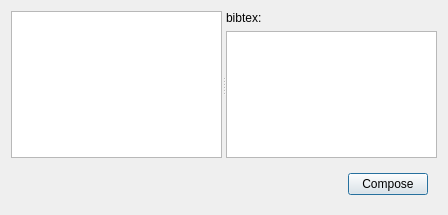
<?xml version="1.0" encoding="UTF-8"?>
<ui version="4.0">
 <class>BibtexComposerDialog</class>
 <widget class="QDialog" name="BibtexComposerDialog">
  <property name="geometry">
   <rect>
    <x>0</x>
    <y>0</y>
    <width>448</width>
    <height>215</height>
   </rect>
  </property>
  <property name="windowTitle">
   <string>bibtex compose</string>
  </property>
  <layout class="QVBoxLayout" name="verticalLayout_2">
   <item>
    <widget class="QSplitter" name="splitter">
     <property name="sizePolicy">
      <sizepolicy hsizetype="Expanding" vsizetype="Expanding">
       <horstretch>0</horstretch>
       <verstretch>0</verstretch>
      </sizepolicy>
     </property>
     <property name="orientation">
      <enum>Qt::Horizontal</enum>
     </property>
     <widget class="AMTTableWidget" name="tableView"/>
     <widget class="QWidget" name="widget" native="true">
      <layout class="QVBoxLayout" name="verticalLayout">
       <item>
        <widget class="QLabel" name="bibtexLabel">
         <property name="text">
          <string>bibtex:</string>
         </property>
        </widget>
       </item>
       <item>
        <widget class="QTextEdit" name="bibtexTextEdit"/>
       </item>
      </layout>
     </widget>
    </widget>
   </item>
   <item>
    <widget class="QWidget" name="fileWidget" native="true">
     <property name="sizePolicy">
      <sizepolicy hsizetype="Preferred" vsizetype="Minimum">
       <horstretch>0</horstretch>
       <verstretch>0</verstretch>
      </sizepolicy>
     </property>
     <layout class="QHBoxLayout" name="horizontalLayout_2">
      <item>
       <widget class="AMTBibtexFileOutput" name="bibtexFileInput" native="true">
        <property name="sizePolicy">
         <sizepolicy hsizetype="Expanding" vsizetype="Minimum">
          <horstretch>0</horstretch>
          <verstretch>0</verstretch>
         </sizepolicy>
        </property>
       </widget>
      </item>
      <item>
       <widget class="QPushButton" name="composeButton">
        <property name="text">
         <string>Compose</string>
        </property>
       </widget>
      </item>
     </layout>
    </widget>
   </item>
  </layout>
  <action name="actionRemoveEntry">
   <property name="text">
    <string>remove entry</string>
   </property>
   <property name="shortcut">
    <string>Del</string>
   </property>
  </action>
 </widget>
 <customwidgets>
  <customwidget>
   <class>AMTTableWidget</class>
   <extends>QTableView</extends>
   <header>amt/views/customWidgets/amttable</header>
  </customwidget>
  <customwidget>
   <class>AMTBibtexFileOutput</class>
   <extends>QWidget</extends>
   <header>amt/views/customWidgets/amtinputwidgets</header>
   <container>1</container>
  </customwidget>
 </customwidgets>
 <resources/>
 <connections/>
</ui>
